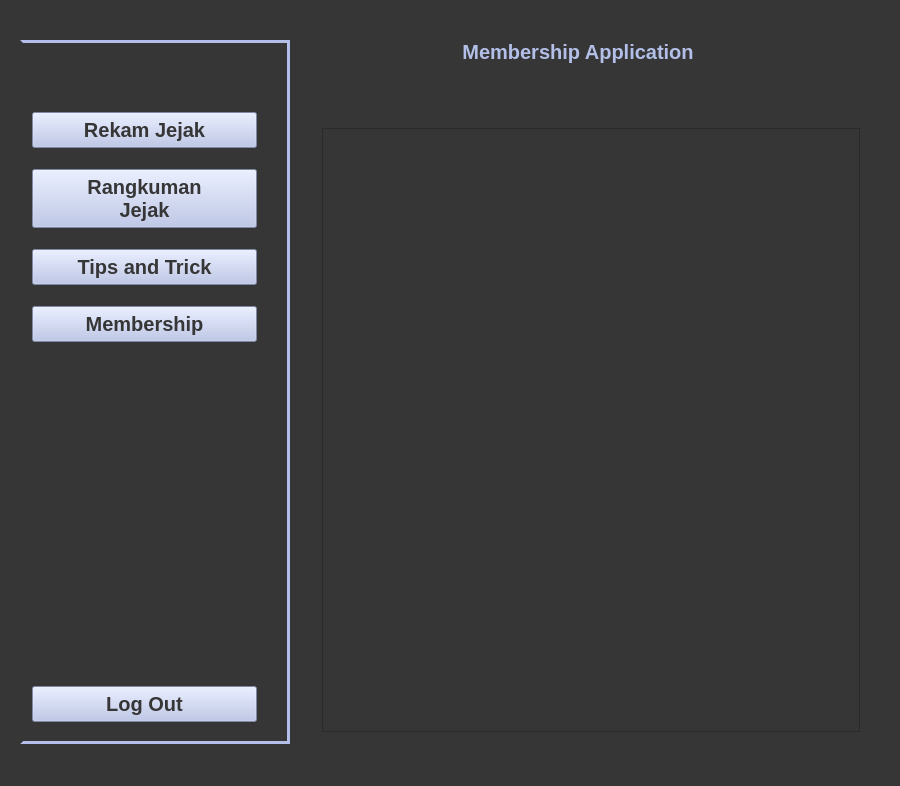
<?xml version="1.0" encoding="UTF-8"?>
<ui version="4.0">
 <class>MainWindow</class>
 <widget class="QMainWindow" name="MainWindow">
  <property name="geometry">
   <rect>
    <x>0</x>
    <y>0</y>
    <width>900</width>
    <height>786</height>
   </rect>
  </property>
  <property name="windowTitle">
   <string>MainWindow</string>
  </property>
  <property name="styleSheet">
   <string notr="true">background-color: rgb(54, 54, 54);</string>
  </property>
  <widget class="QWidget" name="centralwidget">
   <layout class="QGridLayout" name="gridLayout">
    <property name="leftMargin">
     <number>20</number>
    </property>
    <property name="topMargin">
     <number>20</number>
    </property>
    <property name="rightMargin">
     <number>20</number>
    </property>
    <property name="bottomMargin">
     <number>20</number>
    </property>
    <item row="0" column="0">
     <spacer name="horizontalSpacer">
      <property name="orientation">
       <enum>Qt::Horizontal</enum>
      </property>
      <property name="sizeType">
       <enum>QSizePolicy::Minimum</enum>
      </property>
      <property name="sizeHint" stdset="0">
       <size>
        <width>40</width>
        <height>20</height>
       </size>
      </property>
     </spacer>
    </item>
    <item row="4" column="2">
     <widget class="QLabel" name="entry_prev">
      <property name="cursor">
       <cursorShape>PointingHandCursor</cursorShape>
      </property>
      <property name="text">
       <string>&lt;html&gt;&lt;head/&gt;&lt;body&gt;&lt;p align=&quot;center&quot;&gt;&lt;img src=&quot;:/icon/img/backicon.png&quot;/&gt;&lt;/p&gt;&lt;/body&gt;&lt;/html&gt;</string>
      </property>
     </widget>
    </item>
    <item row="3" column="6">
     <spacer name="verticalSpacer_9">
      <property name="orientation">
       <enum>Qt::Vertical</enum>
      </property>
      <property name="sizeType">
       <enum>QSizePolicy::Fixed</enum>
      </property>
      <property name="sizeHint" stdset="0">
       <size>
        <width>20</width>
        <height>10</height>
       </size>
      </property>
     </spacer>
    </item>
    <item row="1" column="1" colspan="6">
     <widget class="QLabel" name="lbl_header">
      <property name="styleSheet">
       <string notr="true">font-size: 15pt; color: rgb(179, 191, 232); font-weight: Bold;</string>
      </property>
      <property name="text">
       <string>&lt;html&gt;&lt;head/&gt;&lt;body&gt;&lt;p align=&quot;center&quot;&gt;Membership Application&lt;/p&gt;&lt;/body&gt;&lt;/html&gt;</string>
      </property>
     </widget>
    </item>
    <item row="0" column="6">
     <spacer name="horizontalSpacer_3">
      <property name="orientation">
       <enum>Qt::Horizontal</enum>
      </property>
      <property name="sizeType">
       <enum>QSizePolicy::Minimum</enum>
      </property>
      <property name="sizeHint" stdset="0">
       <size>
        <width>60</width>
        <height>20</height>
       </size>
      </property>
     </spacer>
    </item>
    <item row="5" column="6">
     <spacer name="verticalSpacer_10">
      <property name="orientation">
       <enum>Qt::Vertical</enum>
      </property>
      <property name="sizeType">
       <enum>QSizePolicy::Fixed</enum>
      </property>
      <property name="sizeHint" stdset="0">
       <size>
        <width>20</width>
        <height>10</height>
       </size>
      </property>
     </spacer>
    </item>
    <item row="1" column="0" rowspan="9">
     <widget class="QFrame" name="sidebarFrame">
      <property name="sizePolicy">
       <sizepolicy hsizetype="Minimum" vsizetype="Ignored">
        <horstretch>0</horstretch>
        <verstretch>0</verstretch>
       </sizepolicy>
      </property>
      <property name="minimumSize">
       <size>
        <width>270</width>
        <height>0</height>
       </size>
      </property>
      <property name="styleSheet">
       <string notr="true">QFrame#sidebarFrame{border-width: 3px; border-style: solid; border-color: rgb(179, 191, 232) rgb(179, 191, 232)  rgb(179, 191, 232) rgb(54, 54, 54) ;}</string>
      </property>
      <property name="frameShape">
       <enum>QFrame::StyledPanel</enum>
      </property>
      <property name="frameShadow">
       <enum>QFrame::Raised</enum>
      </property>
      <layout class="QVBoxLayout" name="verticalLayout">
       <property name="rightMargin">
        <number>30</number>
       </property>
       <item>
        <spacer name="verticalSpacer_6">
         <property name="orientation">
          <enum>Qt::Vertical</enum>
         </property>
         <property name="sizeType">
          <enum>QSizePolicy::Fixed</enum>
         </property>
         <property name="sizeHint" stdset="0">
          <size>
           <width>20</width>
           <height>10</height>
          </size>
         </property>
        </spacer>
       </item>
       <item>
        <widget class="QLabel" name="lbl_logo">
         <property name="sizePolicy">
          <sizepolicy hsizetype="Preferred" vsizetype="Maximum">
           <horstretch>0</horstretch>
           <verstretch>0</verstretch>
          </sizepolicy>
         </property>
         <property name="styleSheet">
          <string notr="true">border: none;</string>
         </property>
         <property name="text">
          <string>&lt;html&gt;&lt;head/&gt;&lt;body&gt;&lt;p align=&quot;center&quot;&gt;&lt;img src=&quot;:/logo/img/logo.png&quot;/&gt;&lt;/p&gt;&lt;/body&gt;&lt;/html&gt;</string>
         </property>
        </widget>
       </item>
       <item>
        <spacer name="verticalSpacer_7">
         <property name="orientation">
          <enum>Qt::Vertical</enum>
         </property>
         <property name="sizeType">
          <enum>QSizePolicy::Fixed</enum>
         </property>
         <property name="sizeHint" stdset="0">
          <size>
           <width>20</width>
           <height>30</height>
          </size>
         </property>
        </spacer>
       </item>
       <item>
        <widget class="QPushButton" name="btn_activity">
         <property name="cursor">
          <cursorShape>PointingHandCursor</cursorShape>
         </property>
         <property name="styleSheet">
          <string notr="true">font-size: 15pt; background-color: rgb(179, 191, 232); font-weight: Bold;
color: rgb(54, 54, 54);
 padding: 5px;</string>
         </property>
         <property name="text">
          <string>Rekam Jejak</string>
         </property>
        </widget>
       </item>
       <item>
        <spacer name="verticalSpacer_3">
         <property name="orientation">
          <enum>Qt::Vertical</enum>
         </property>
         <property name="sizeType">
          <enum>QSizePolicy::Fixed</enum>
         </property>
         <property name="sizeHint" stdset="0">
          <size>
           <width>20</width>
           <height>15</height>
          </size>
         </property>
        </spacer>
       </item>
       <item>
        <widget class="QPushButton" name="btn_summary">
         <property name="cursor">
          <cursorShape>PointingHandCursor</cursorShape>
         </property>
         <property name="styleSheet">
          <string notr="true">font-size: 15pt; background-color: rgb(179, 191, 232); font-weight: Bold;
color: rgb(54, 54, 54);
 padding: 5px;</string>
         </property>
         <property name="text">
          <string>Rangkuman
Jejak</string>
         </property>
        </widget>
       </item>
       <item>
        <spacer name="verticalSpacer_4">
         <property name="orientation">
          <enum>Qt::Vertical</enum>
         </property>
         <property name="sizeType">
          <enum>QSizePolicy::Fixed</enum>
         </property>
         <property name="sizeHint" stdset="0">
          <size>
           <width>20</width>
           <height>15</height>
          </size>
         </property>
        </spacer>
       </item>
       <item>
        <widget class="QPushButton" name="btn_tnt">
         <property name="cursor">
          <cursorShape>PointingHandCursor</cursorShape>
         </property>
         <property name="styleSheet">
          <string notr="true">font-size: 15pt; background-color: rgb(179, 191, 232); font-weight: Bold;
color: rgb(54, 54, 54);
 padding: 5px;</string>
         </property>
         <property name="text">
          <string>Tips and Trick</string>
         </property>
        </widget>
       </item>
       <item>
        <spacer name="verticalSpacer_5">
         <property name="orientation">
          <enum>Qt::Vertical</enum>
         </property>
         <property name="sizeType">
          <enum>QSizePolicy::Fixed</enum>
         </property>
         <property name="sizeHint" stdset="0">
          <size>
           <width>20</width>
           <height>15</height>
          </size>
         </property>
        </spacer>
       </item>
       <item>
        <widget class="QPushButton" name="btn_membership">
         <property name="cursor">
          <cursorShape>PointingHandCursor</cursorShape>
         </property>
         <property name="styleSheet">
          <string notr="true">font-size: 15pt; background-color: rgb(179, 191, 232); font-weight: Bold;
color: rgb(54, 54, 54);
 padding: 5px;</string>
         </property>
         <property name="text">
          <string>Membership</string>
         </property>
        </widget>
       </item>
       <item>
        <spacer name="verticalSpacer_2">
         <property name="orientation">
          <enum>Qt::Vertical</enum>
         </property>
         <property name="sizeHint" stdset="0">
          <size>
           <width>20</width>
           <height>40</height>
          </size>
         </property>
        </spacer>
       </item>
       <item>
        <widget class="QPushButton" name="btn_logout">
         <property name="cursor">
          <cursorShape>PointingHandCursor</cursorShape>
         </property>
         <property name="styleSheet">
          <string notr="true">font-size: 15pt; background-color: rgb(179, 191, 232); font-weight: Bold;
color: rgb(54, 54, 54);
 padding: 5px;</string>
         </property>
         <property name="text">
          <string>Log Out</string>
         </property>
        </widget>
       </item>
       <item>
        <spacer name="verticalSpacer_8">
         <property name="orientation">
          <enum>Qt::Vertical</enum>
         </property>
         <property name="sizeType">
          <enum>QSizePolicy::Fixed</enum>
         </property>
         <property name="sizeHint" stdset="0">
          <size>
           <width>20</width>
           <height>10</height>
          </size>
         </property>
        </spacer>
       </item>
      </layout>
     </widget>
    </item>
    <item row="0" column="5">
     <spacer name="horizontalSpacer_4">
      <property name="orientation">
       <enum>Qt::Horizontal</enum>
      </property>
      <property name="sizeType">
       <enum>QSizePolicy::Expanding</enum>
      </property>
      <property name="sizeHint" stdset="0">
       <size>
        <width>40</width>
        <height>20</height>
       </size>
      </property>
     </spacer>
    </item>
    <item row="6" column="7">
     <spacer name="verticalSpacer">
      <property name="orientation">
       <enum>Qt::Vertical</enum>
      </property>
      <property name="sizeHint" stdset="0">
       <size>
        <width>20</width>
        <height>40</height>
       </size>
      </property>
     </spacer>
    </item>
    <item row="0" column="1">
     <spacer name="horizontalSpacer_2">
      <property name="orientation">
       <enum>Qt::Horizontal</enum>
      </property>
      <property name="sizeType">
       <enum>QSizePolicy::Fixed</enum>
      </property>
      <property name="sizeHint" stdset="0">
       <size>
        <width>20</width>
        <height>20</height>
       </size>
      </property>
     </spacer>
    </item>
    <item row="0" column="3">
     <spacer name="horizontalSpacer_6">
      <property name="orientation">
       <enum>Qt::Horizontal</enum>
      </property>
      <property name="sizeType">
       <enum>QSizePolicy::Fixed</enum>
      </property>
      <property name="sizeHint" stdset="0">
       <size>
        <width>1</width>
        <height>20</height>
       </size>
      </property>
     </spacer>
    </item>
    <item row="0" column="2">
     <spacer name="horizontalSpacer_5">
      <property name="orientation">
       <enum>Qt::Horizontal</enum>
      </property>
      <property name="sizeType">
       <enum>QSizePolicy::Fixed</enum>
      </property>
      <property name="sizeHint" stdset="0">
       <size>
        <width>40</width>
        <height>20</height>
       </size>
      </property>
     </spacer>
    </item>
    <item row="0" column="4">
     <spacer name="horizontalSpacer_7">
      <property name="orientation">
       <enum>Qt::Horizontal</enum>
      </property>
      <property name="sizeType">
       <enum>QSizePolicy::Fixed</enum>
      </property>
      <property name="sizeHint" stdset="0">
       <size>
        <width>40</width>
        <height>20</height>
       </size>
      </property>
     </spacer>
    </item>
    <item row="4" column="4">
     <widget class="QLabel" name="entry_next">
      <property name="cursor">
       <cursorShape>PointingHandCursor</cursorShape>
      </property>
      <property name="text">
       <string>&lt;html&gt;&lt;head/&gt;&lt;body&gt;&lt;p align=&quot;center&quot;&gt;&lt;img src=&quot;:/icon/img/nexticon.png&quot;/&gt;&lt;/p&gt;&lt;/body&gt;&lt;/html&gt;</string>
      </property>
     </widget>
    </item>
    <item row="6" column="2" rowspan="2" colspan="5">
     <widget class="QScrollArea" name="mainScroll">
      <property name="sizePolicy">
       <sizepolicy hsizetype="Expanding" vsizetype="Expanding">
        <horstretch>0</horstretch>
        <verstretch>0</verstretch>
       </sizepolicy>
      </property>
      <property name="widgetResizable">
       <bool>true</bool>
      </property>
      <property name="alignment">
       <set>Qt::AlignLeading|Qt::AlignLeft|Qt::AlignTop</set>
      </property>
      <widget class="QWidget" name="wrap">
       <property name="geometry">
        <rect>
         <x>0</x>
         <y>0</y>
         <width>527</width>
         <height>556</height>
        </rect>
       </property>
       <layout class="QVBoxLayout" name="verticalLayout_2">
        <item>
         <layout class="QVBoxLayout" name="vcontent"/>
        </item>
       </layout>
      </widget>
     </widget>
    </item>
   </layout>
  </widget>
  <widget class="QMenuBar" name="menubar">
   <property name="geometry">
    <rect>
     <x>0</x>
     <y>0</y>
     <width>900</width>
     <height>26</height>
    </rect>
   </property>
  </widget>
  <widget class="QStatusBar" name="statusbar"/>
 </widget>
 <resources>
  <include location="../activity_main/sidebarres.qrc"/>
  <include location="../tipsandtrick/tnt_res.qrc"/>
 </resources>
 <connections/>
</ui>
